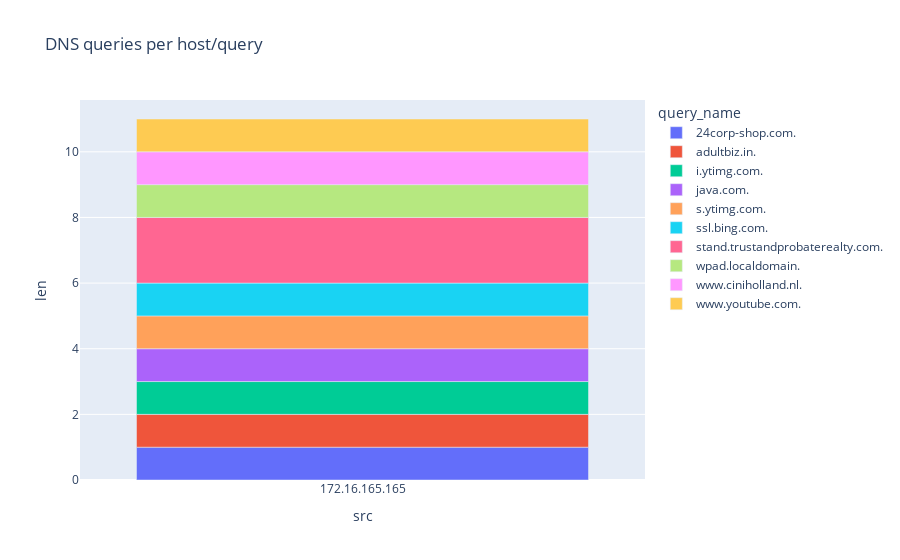

The code cell stored with this chart in its notebook:
### Code cell
queries_by_host = dns_queries.groupby(["src", "query_name"]).count().query(f"len >= {dns_sigma}").reset_index()
fig = px.bar(queries_by_host, x="src", y="len", color="query_name", title="DNS queries per host/query")
fig.show()

### Figure 1 — Plotly figure (JSON) as saved in the notebook; plotly's stock layout.template omitted (floating-point values rounded to 4 significant figures)
{"data": [{"alignmentgroup": "True", "hovertemplate": "query_name=24corp-shop.com.<br>src=%{x}<br>len=%{y}<extra></extra>", "legendgroup": "24corp-shop.com.", "marker": {"color": "#636efa"}, "name": "24corp-shop.com.", "offsetgroup": "24corp-shop.com.", "orientation": "v", "showlegend": true, "textposition": "auto", "type": "bar", "x": ["172.16.165.165"], "xaxis": "x", "y": [1], "yaxis": "y"}, {"alignmentgroup": "True", "hovertemplate": "query_name=adultbiz.in.<br>src=%{x}<br>len=%{y}<extra></extra>", "legendgroup": "adultbiz.in.", "marker": {"color": "#EF553B"}, "name": "adultbiz.in.", "offsetgroup": "adultbiz.in.", "orientation": "v", "showlegend": true, "textposition": "auto", "type": "bar", "x": ["172.16.165.165"], "xaxis": "x", "y": [1], "yaxis": "y"}, {"alignmentgroup": "True", "hovertemplate": "query_name=i.ytimg.com.<br>src=%{x}<br>len=%{y}<extra></extra>", "legendgroup": "i.ytimg.com.", "marker": {"color": "#00cc96"}, "name": "i.ytimg.com.", "offsetgroup": "i.ytimg.com.", "orientation": "v", "showlegend": true, "textposition": "auto", "type": "bar", "x": ["172.16.165.165"], "xaxis": "x", "y": [1], "yaxis": "y"}, {"alignmentgroup": "True", "hovertemplate": "query_name=java.com.<br>src=%{x}<br>len=%{y}<extra></extra>", "legendgroup": "java.com.", "marker": {"color": "#ab63fa"}, "name": "java.com.", "offsetgroup": "java.com.", "orientation": "v", "showlegend": true, "textposition": "auto", "type": "bar", "x": ["172.16.165.165"], "xaxis": "x", "y": [1], "yaxis": "y"}, {"alignmentgroup": "True", "hovertemplate": "query_name=s.ytimg.com.<br>src=%{x}<br>len=%{y}<extra></extra>", "legendgroup": "s.ytimg.com.", "marker": {"color": "#FFA15A"}, "name": "s.ytimg.com.", "offsetgroup": "s.ytimg.com.", "orientation": "v", "showlegend": true, "textposition": "auto", "type": "bar", "x": ["172.16.165.165"], "xaxis": "x", "y": [1], "yaxis": "y"}, {"alignmentgroup": "True", "hovertemplate": "query_name=ssl.bing.com.<br>src=%{x}<br>len=%{y}<extra></extra>", "legendgroup": "ssl.bing.com.", "marker": {"color": "#19d3f3"}, "name": "ssl.bing.com.", "offsetgroup": "ssl.bing.com.", "orientation": "v", "showlegend": true, "textposition": "auto", "type": "bar", "x": ["172.16.165.165"], "xaxis": "x", "y": [1], "yaxis": "y"}, {"alignmentgroup": "True", "hovertemplate": "query_name=stand.trustandprobaterealty.com.<br>src=%{x}<br>len=%{y}<extra></extra>", "legendgroup": "stand.trustandprobaterealty.com.", "marker": {"color": "#FF6692"}, "name": "stand.trustandprobaterealty.com.", "offsetgroup": "stand.trustandprobaterealty.com.", "orientation": "v", "showlegend": true, "textposition": "auto", "type": "bar", "x": ["172.16.165.165"], "xaxis": "x", "y": [2], "yaxis": "y"}, {"alignmentgroup": "True", "hovertemplate": "query_name=wpad.localdomain.<br>src=%{x}<br>len=%{y}<extra></extra>", "legendgroup": "wpad.localdomain.", "marker": {"color": "#B6E880"}, "name": "wpad.localdomain.", "offsetgroup": "wpad.localdomain.", "orientation": "v", "showlegend": true, "textposition": "auto", "type": "bar", "x": ["172.16.165.165"], "xaxis": "x", "y": [1], "yaxis": "y"}, {"alignmentgroup": "True", "hovertemplate": "query_name=www.ciniholland.nl.<br>src=%{x}<br>len=%{y}<extra></extra>", "legendgroup": "www.ciniholland.nl.", "marker": {"color": "#FF97FF"}, "name": "www.ciniholland.nl.", "offsetgroup": "www.ciniholland.nl.", "orientation": "v", "showlegend": true, "textposition": "auto", "type": "bar", "x": ["172.16.165.165"], "xaxis": "x", "y": [1], "yaxis": "y"}, {"alignmentgroup": "True", "hovertemplate": "query_name=www.youtube.com.<br>src=%{x}<br>len=%{y}<extra></extra>", "legendgroup": "www.youtube.com.", "marker": {"color": "#FECB52"}, "name": "www.youtube.com.", "offsetgroup": "www.youtube.com.", "orientation": "v", "showlegend": true, "textposition": "auto", "type": "bar", "x": ["172.16.165.165"], "xaxis": "x", "y": [1], "yaxis": "y"}], "layout": {"autosize": true, "barmode": "relative", "legend": {"title": {"text": "query_name"}, "tracegroupgap": 0}, "title": {"text": "DNS queries per host/query"}, "xaxis": {"anchor": "y", "autorange": true, "domain": [0, 1], "range": [-0.5, 0.5], "title": {"text": "src"}, "type": "category"}, "yaxis": {"anchor": "x", "autorange": true, "domain": [0, 1], "range": [0, 11.58], "title": {"text": "len"}, "type": "linear"}}}
